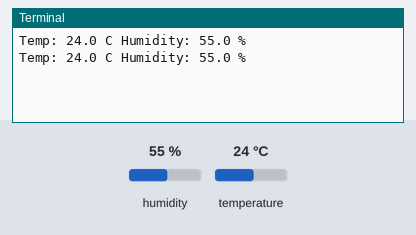
Simulated run of this program. Board: Raspberry Pi (BCM pin numbers). On the bench: the last lines printed to the terminal. Inputs (shaded band) come from the test bench; at power-on: humidity 55 %, temperature 24 °C.

Above: at 1.2 s.
1.3 s: humidity set to 22 %
At 2.0 s:
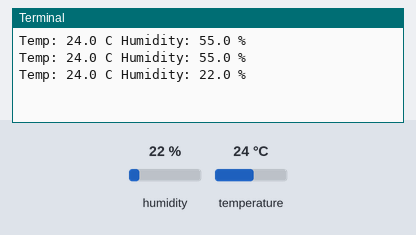
2.8 s: temperature set to 12 °C
At 3.6 s:
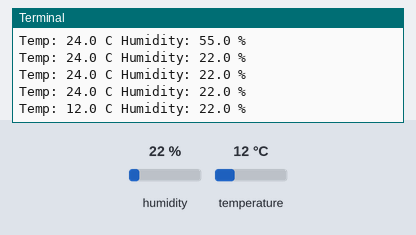
4.3 s: humidity set to 40 %
At 4.3 s:
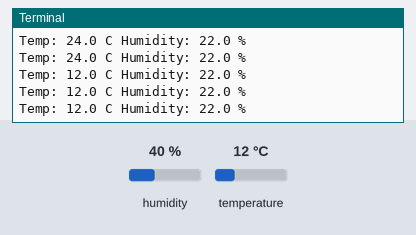
Timing chart, 0 to 7.3 s (numbered marks = the images above; inputs shaded):
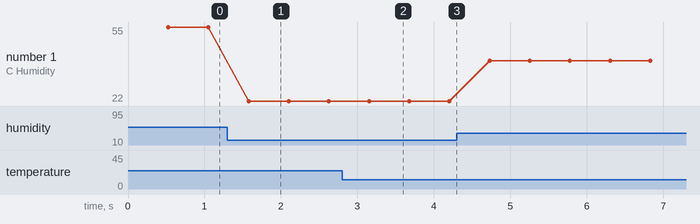

Measured:
- after the input at 1.3 s, the terminal: prints a new line after 0.28 s (image 1)
- after the input at 2.8 s, the terminal: prints a new line after 0.35 s (image 2)
- plotted number 1: 55 → 22 after the input at 1.3 s, 22 → 40 after the input at 4.3 s

The program:

read_temp_console.py
```python
#!/usr/bin/python

# Project requires the following library to run:
# 	https://github.com/adafruit/Adafruit_Python_DHT


import sys
import Adafruit_DHT

try:
	while True:
		humidity, temperature = Adafruit_DHT.read_retry(11, 4)
		print 'Temp: {0:0.1f} C Humidity: {1:0.1f} % '.format(temperature, humidity)

except KeyboardInterrupt:
    # here you put any code you want to run before the program
    # exits when you press CTRL+C

    print "\nProgram Ended."

except:
    # this catches ALL other exceptions including errors.
    # You won't get any error messages for debugging
    # so only use it once your code is working

    print "Other error or exception occurred!"

	
```
